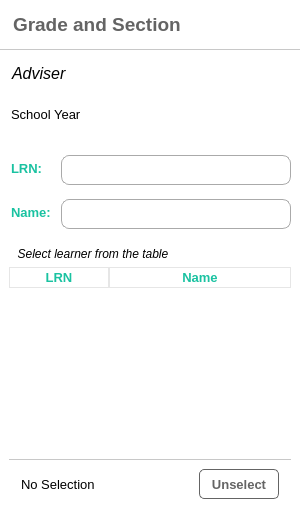
    <widget class="QFrame" name="attSideFrame">
     <property name="minimumSize">
      <size>
       <width>300</width>
       <height>0</height>
      </size>
     </property>
     <property name="maximumSize">
      <size>
       <width>350</width>
       <height>16777215</height>
      </size>
     </property>
     <property name="styleSheet">
      <string notr="true">QFrame{
	background-color: rgb(255, 255, 255);
	border-radius: 10px;
}</string>
     </property>
     <property name="frameShape">
      <enum>QFrame::NoFrame</enum>
     </property>
     <property name="frameShadow">
      <enum>QFrame::Plain</enum>
     </property>
     <layout class="QVBoxLayout" name="verticalLayout_7">
      <property name="leftMargin">
       <number>0</number>
      </property>
      <property name="topMargin">
       <number>0</number>
      </property>
      <property name="rightMargin">
       <number>0</number>
      </property>
      <property name="bottomMargin">
       <number>0</number>
      </property>
      <item>
       <widget class="QFrame" name="frame_8">
        <property name="minimumSize">
         <size>
          <width>0</width>
          <height>140</height>
         </size>
        </property>
        <property name="maximumSize">
         <size>
          <width>16777215</width>
          <height>140</height>
         </size>
        </property>
        <property name="frameShape">
         <enum>QFrame::StyledPanel</enum>
        </property>
        <property name="frameShadow">
         <enum>QFrame::Raised</enum>
        </property>
        <layout class="QVBoxLayout" name="verticalLayout_8">
         <property name="leftMargin">
          <number>0</number>
         </property>
         <property name="topMargin">
          <number>0</number>
         </property>
         <property name="rightMargin">
          <number>0</number>
         </property>
         <item>
          <widget class="QLabel" name="gradeSec_Att">
           <property name="minimumSize">
            <size>
             <width>0</width>
             <height>50</height>
            </size>
           </property>
           <property name="maximumSize">
            <size>
             <width>16777215</width>
             <height>50</height>
            </size>
           </property>
           <property name="font">
            <font>
             <pointsize>14</pointsize>
             <italic>false</italic>
             <bold>true</bold>
            </font>
           </property>
           <property name="styleSheet">
            <string notr="true">QLabel{
	background-color: rgb(255, 255, 255);
	border-top-left-radius: 10px;
	border-top-right-radius: 10px;
	border-bottom-left-radius: 0;
	border-bottom-right-radius: 0;
	padding-left: 8px;
	border-bottom: 1px solid rgb(200,200,200);
	color: rgb(100, 100, 100);
}</string>
           </property>
           <property name="text">
            <string>Grade and Section</string>
           </property>
          </widget>
         </item>
         <item>
          <widget class="QLabel" name="adv_Att">
           <property name="font">
            <font>
             <pointsize>12</pointsize>
             <italic>true</italic>
             <bold>false</bold>
            </font>
           </property>
           <property name="styleSheet">
            <string notr="true">QLabel{
padding-left: 8px;
}</string>
           </property>
           <property name="text">
            <string>Adviser</string>
           </property>
          </widget>
         </item>
         <item>
          <widget class="QLabel" name="sy_Att">
           <property name="font">
            <font>
             <pointsize>10</pointsize>
             <bold>false</bold>
            </font>
           </property>
           <property name="styleSheet">
            <string notr="true">QLabel{
padding-left: 8px;
}</string>
           </property>
           <property name="text">
            <string>School Year</string>
           </property>
          </widget>
         </item>
        </layout>
       </widget>
      </item>
      <item>
       <widget class="QFrame" name="frame_9">
        <property name="minimumSize">
         <size>
          <width>0</width>
          <height>95</height>
         </size>
        </property>
        <property name="maximumSize">
         <size>
          <width>16777215</width>
          <height>95</height>
         </size>
        </property>
        <property name="styleSheet">
         <string notr="true">QLabel{
	color: rgb(100, 100, 100);
	padding-left: 8px;
}</string>
        </property>
        <property name="frameShape">
         <enum>QFrame::StyledPanel</enum>
        </property>
        <property name="frameShadow">
         <enum>QFrame::Raised</enum>
        </property>
        <layout class="QFormLayout" name="formLayout_2">
         <property name="verticalSpacing">
          <number>14</number>
         </property>
         <property name="leftMargin">
          <number>0</number>
         </property>
         <property name="bottomMargin">
          <number>9</number>
         </property>
         <item row="0" column="0">
          <widget class="QLabel" name="label_4">
           <property name="font">
            <font>
             <pointsize>10</pointsize>
             <bold>true</bold>
            </font>
           </property>
           <property name="styleSheet">
            <string notr="true">QLabel{
	color: rgb(26, 194, 161);
}</string>
           </property>
           <property name="text">
            <string>LRN:</string>
           </property>
          </widget>
         </item>
         <item row="1" column="0">
          <widget class="QLabel" name="label_5">
           <property name="font">
            <font>
             <pointsize>10</pointsize>
             <bold>true</bold>
            </font>
           </property>
           <property name="styleSheet">
            <string notr="true">QLabel{
	color: rgb(26, 194, 161);
}</string>
           </property>
           <property name="text">
            <string>Name:</string>
           </property>
          </widget>
         </item>
         <item row="0" column="1">
          <widget class="QLabel" name="lrnLabel_Att">
           <property name="minimumSize">
            <size>
             <width>0</width>
             <height>30</height>
            </size>
           </property>
           <property name="maximumSize">
            <size>
             <width>16777215</width>
             <height>30</height>
            </size>
           </property>
           <property name="font">
            <font>
             <pointsize>11</pointsize>
             <bold>false</bold>
            </font>
           </property>
           <property name="styleSheet">
            <string notr="true">QLabel{
border-radius: 8px;
border: 1px solid rgb(170, 170, 170);
	background-color: rgb(255, 255, 255);
}
</string>
           </property>
           <property name="text">
            <string/>
           </property>
          </widget>
         </item>
         <item row="1" column="1">
          <widget class="QLabel" name="nameLabel_Att">
           <property name="minimumSize">
            <size>
             <width>0</width>
             <height>30</height>
            </size>
           </property>
           <property name="maximumSize">
            <size>
             <width>16777215</width>
             <height>30</height>
            </size>
           </property>
           <property name="font">
            <font>
             <pointsize>11</pointsize>
             <bold>false</bold>
            </font>
           </property>
           <property name="styleSheet">
            <string notr="true">QLabel{
border-radius: 8px;
border: 1px solid rgb(170, 170, 170);
	background-color: rgb(255, 255, 255);
}
</string>
           </property>
           <property name="text">
            <string/>
           </property>
          </widget>
         </item>
        </layout>
       </widget>
      </item>
      <item>
       <widget class="QLabel" name="label_9">
        <property name="font">
         <font>
          <pointsize>9</pointsize>
          <italic>true</italic>
         </font>
        </property>
        <property name="styleSheet">
         <string notr="true">QLabel{
padding-left: 8px;
}</string>
        </property>
        <property name="text">
         <string>  Select learner from the table</string>
        </property>
       </widget>
      </item>
      <item>
       <widget class="QFrame" name="tableFrame">
        <property name="frameShape">
         <enum>QFrame::StyledPanel</enum>
        </property>
        <property name="frameShadow">
         <enum>QFrame::Raised</enum>
        </property>
        <layout class="QVBoxLayout" name="verticalLayout_10">
         <property name="spacing">
          <number>0</number>
         </property>
         <property name="topMargin">
          <number>0</number>
         </property>
         <property name="bottomMargin">
          <number>0</number>
         </property>
         <item>
          <widget class="QTableWidget" name="studentTable_Att">
           <property name="styleSheet">
            <string notr="true">QTableWidget{
border: none;
	background-color: rgb(255, 255, 255);
}
QFrame{
	background-color:  rgb(255, 255, 255);
}
QTableView::item{
	padding-left: 8px;
}

QTableView::item:selected  {
	color: rgb(0, 0, 0);
	background-color: rgb(230, 230, 230);
}

QHeaderView:section{
	color: rgb(26, 194, 161);
	background-color: rgb(255, 255, 255);
border: 1px solid rgb(230, 230, 230);
}

</string>
           </property>
           <property name="frameShape">
            <enum>QFrame::NoFrame</enum>
           </property>
           <property name="frameShadow">
            <enum>QFrame::Plain</enum>
           </property>
           <property name="selectionMode">
            <enum>QAbstractItemView::SingleSelection</enum>
           </property>
           <property name="selectionBehavior">
            <enum>QAbstractItemView::SelectRows</enum>
           </property>
           <attribute name="horizontalHeaderStretchLastSection">
            <bool>true</bool>
           </attribute>
           <attribute name="verticalHeaderVisible">
            <bool>false</bool>
           </attribute>
           <column>
            <property name="text">
             <string>LRN</string>
            </property>
            <property name="font">
             <font>
              <pointsize>10</pointsize>
              <bold>true</bold>
             </font>
            </property>
            <property name="foreground">
             <brush brushstyle="SolidPattern">
              <color alpha="255">
               <red>26</red>
               <green>194</green>
               <blue>161</blue>
              </color>
             </brush>
            </property>
           </column>
           <column>
            <property name="text">
             <string>Name</string>
            </property>
            <property name="font">
             <font>
              <pointsize>10</pointsize>
              <bold>true</bold>
             </font>
            </property>
            <property name="foreground">
             <brush brushstyle="SolidPattern">
              <color alpha="255">
               <red>26</red>
               <green>194</green>
               <blue>161</blue>
              </color>
             </brush>
            </property>
           </column>
          </widget>
         </item>
         <item>
          <widget class="QFrame" name="frame_10">
           <property name="minimumSize">
            <size>
             <width>0</width>
             <height>50</height>
            </size>
           </property>
           <property name="styleSheet">
            <string notr="true">QFrame{
	border-top: 1px solid rgb(200,200,200);
	border-top-left-radius: 0;
	border-top-right-radius: 0;
	border-bottom-left-radius: 10px;
	border-bottom-right-radius: 10px;
}

</string>
           </property>
           <property name="frameShape">
            <enum>QFrame::NoFrame</enum>
           </property>
           <property name="frameShadow">
            <enum>QFrame::Raised</enum>
           </property>
           <layout class="QHBoxLayout" name="horizontalLayout_4">
            <property name="leftMargin">
             <number>12</number>
            </property>
            <property name="topMargin">
             <number>0</number>
            </property>
            <property name="rightMargin">
             <number>12</number>
            </property>
            <property name="bottomMargin">
             <number>0</number>
            </property>
            <item>
             <widget class="QLabel" name="lblSelection">
              <property name="minimumSize">
               <size>
                <width>0</width>
                <height>0</height>
               </size>
              </property>
              <property name="maximumSize">
               <size>
                <width>16777215</width>
                <height>16777215</height>
               </size>
              </property>
              <property name="font">
               <font>
                <pointsize>10</pointsize>
               </font>
              </property>
              <property name="styleSheet">
               <string notr="true">QLabel{
border: none;
}</string>
              </property>
              <property name="text">
               <string>No Selection</string>
              </property>
             </widget>
            </item>
            <item>
             <widget class="QPushButton" name="btnUnselect">
              <property name="minimumSize">
               <size>
                <width>80</width>
                <height>30</height>
               </size>
              </property>
              <property name="maximumSize">
               <size>
                <width>80</width>
                <height>16777215</height>
               </size>
              </property>
              <property name="font">
               <font>
                <pointsize>10</pointsize>
                <bold>true</bold>
               </font>
              </property>
              <property name="cursor">
               <cursorShape>PointingHandCursor</cursorShape>
              </property>
              <property name="styleSheet">
               <string notr="true">QPushButton{
border: 1px solid rgb(100, 100, 100);
border-radius: 5px;
	color: rgb(100, 100, 100);
}
QPushButton:hover, QPushButton:focus{
	background-color: rgb(100, 100, 100);
	color: rgb(255, 255, 255);
}</string>
              </property>
              <property name="text">
               <string>Unselect</string>
              </property>
             </widget>
            </item>
           </layout>
          </widget>
         </item>
        </layout>
       </widget>
      </item>
     </layout>
    </widget>
